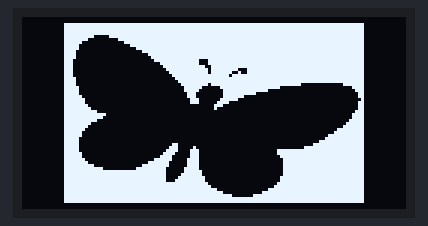
Bench run of a program on a simulated ESP32. Shown: 128×64 one-colour display.

Above: at 0.1 s.

The program:

main.cpp
```cpp
#include <Wire.h>
#include <Adafruit_GFX.h>
#include <Adafruit_SSD1306.h>

// ---- OLED setup ----
#define SCREEN_WIDTH 128
#define SCREEN_HEIGHT 64
#define OLED_ADDR 0x3C

Adafruit_SSD1306 display(SCREEN_WIDTH, SCREEN_HEIGHT, &Wire, -1);

// ---- Butterfly bitmap (100x60px) ----
const unsigned char epd_bitmap_butterflyre [] PROGMEM = {
 	0xff, 0xff, 0xff, 0xff, 0xff, 0xff, 0xff, 0xff, 0xff, 0xff, 0xff, 0xff, 0xf0, 0xff, 0xff, 0xff,
	0xff, 0xff, 0xff, 0xff, 0xff, 0xff, 0xff, 0xff, 0xff, 0xf0, 0xff, 0xff, 0xff, 0xff, 0xff, 0xff,
	0xff, 0xff, 0xff, 0xff, 0xff, 0xff, 0xf0, 0xff, 0xff, 0xff, 0xff, 0xff, 0xff, 0xff, 0xff, 0xff,
	0xff, 0xff, 0xff, 0xf0, 0xff, 0xc1, 0xff, 0xff, 0xff, 0xff, 0xff, 0xff, 0xff, 0xff, 0xff, 0xff,
	0xf0, 0xff, 0x00, 0x3f, 0xff, 0xff, 0xff, 0xff, 0xff, 0xff, 0xff, 0xff, 0xff, 0xf0, 0xfc, 0x00,
	0x0f, 0xff, 0xff, 0xff, 0xff, 0xff, 0xff, 0xff, 0xff, 0xff, 0xf0, 0xf8, 0x00, 0x03, 0xff, 0xff,
	0xff, 0xff, 0xff, 0xff, 0xff, 0xff, 0xff, 0xf0, 0xf8, 0x00, 0x00, 0xff, 0xff, 0xff, 0xff, 0xff,
	0xff, 0xff, 0xff, 0xff, 0xf0, 0xf0, 0x00, 0x00, 0x3f, 0xff, 0xff, 0xff, 0xff, 0xff, 0xff, 0xff,
	0xff, 0xf0, 0xf0, 0x00, 0x00, 0x0f, 0xff, 0xff, 0xff, 0xff, 0xff, 0xff, 0xff, 0xff, 0xf0, 0xf0,
	0x00, 0x00, 0x07, 0xff, 0xff, 0xff, 0xff, 0xff, 0xff, 0xff, 0xff, 0xf0, 0xe0, 0x00, 0x00, 0x03,
	0xff, 0xf8, 0xff, 0xff, 0xff, 0xff, 0xff, 0xff, 0xf0, 0xe0, 0x00, 0x00, 0x00, 0xff, 0xf8, 0xff,
	0xff, 0xff, 0xff, 0xff, 0xff, 0xf0, 0xe0, 0x00, 0x00, 0x00, 0x7f, 0xfe, 0x7f, 0xff, 0xff, 0xff,
	0xff, 0xff, 0xf0, 0xe0, 0x00, 0x00, 0x00, 0x3f, 0xff, 0x7f, 0xc7, 0xff, 0xff, 0xff, 0xff, 0xf0,
	0xe0, 0x00, 0x00, 0x00, 0x1f, 0xff, 0x7f, 0x27, 0xff, 0xff, 0xff, 0xff, 0xf0, 0xe0, 0x00, 0x00,
	0x00, 0x0f, 0xff, 0xfe, 0xff, 0xff, 0xff, 0xff, 0xff, 0xf0, 0xf0, 0x00, 0x00, 0x00, 0x07, 0xff,
	0xff, 0xff, 0xff, 0xff, 0xff, 0xff, 0xf0, 0xf0, 0x00, 0x00, 0x00, 0x03, 0xff, 0xff, 0xff, 0xff,
	0xff, 0xff, 0xff, 0xf0, 0xf0, 0x00, 0x00, 0x00, 0x01, 0xff, 0x7f, 0xff, 0xff, 0xfe, 0x00, 0x07,
	0xf0, 0xf8, 0x00, 0x00, 0x00, 0x00, 0xfc, 0x0f, 0xff, 0xff, 0x00, 0x00, 0x00, 0xf0, 0xf8, 0x00,
	0x00, 0x00, 0x00, 0xf8, 0x07, 0xff, 0xf0, 0x00, 0x00, 0x00, 0x70, 0xf8, 0x00, 0x00, 0x00, 0x00,
	0x70, 0x07, 0xff, 0x00, 0x00, 0x00, 0x00, 0x30, 0xfc, 0x00, 0x00, 0x00, 0x00, 0x70, 0x07, 0xf0,
	0x00, 0x00, 0x00, 0x00, 0x30, 0xfe, 0x00, 0x00, 0x00, 0x00, 0x38, 0x0f, 0xc0, 0x00, 0x00, 0x00,
	0x00, 0x10, 0xfe, 0x00, 0x00, 0x00, 0x00, 0x38, 0x1e, 0x00, 0x00, 0x00, 0x00, 0x00, 0x30, 0xff,
	0x00, 0x00, 0x00, 0x00, 0x00, 0x38, 0x00, 0x00, 0x00, 0x00, 0x00, 0x30, 0xff, 0x80, 0x00, 0x00,
	0x00, 0x00, 0x20, 0x00, 0x00, 0x00, 0x00, 0x00, 0x30, 0xff, 0xe0, 0x00, 0x00, 0x00, 0x00, 0x00,
	0x00, 0x00, 0x00, 0x00, 0x00, 0x70, 0xff, 0xfc, 0x00, 0x00, 0x00, 0x00, 0x00, 0x00, 0x00, 0x00,
	0x00, 0x00, 0xf0, 0xff, 0xf8, 0x00, 0x00, 0x00, 0x00, 0x00, 0x00, 0x00, 0x00, 0x00, 0x00, 0xf0,
	0xff, 0xe0, 0x00, 0x00, 0x00, 0x00, 0x00, 0x00, 0x00, 0x00, 0x00, 0x01, 0xf0, 0xff, 0x80, 0x00,
	0x00, 0x00, 0x00, 0x00, 0x00, 0x00, 0x00, 0x00, 0x03, 0xf0, 0xff, 0x00, 0x00, 0x00, 0x00, 0x00,
	0x00, 0x00, 0x00, 0x00, 0x00, 0x07, 0xf0, 0xfe, 0x00, 0x00, 0x00, 0x00, 0x00, 0x00, 0x00, 0x00,
	0x00, 0x00, 0x1f, 0xf0, 0xfc, 0x00, 0x00, 0x00, 0x00, 0x00, 0x00, 0x00, 0x00, 0x00, 0x00, 0x3f,
	0xf0, 0xfc, 0x00, 0x00, 0x00, 0x00, 0x00, 0x00, 0x00, 0x00, 0x00, 0x00, 0xff, 0xf0, 0xf8, 0x00,
	0x00, 0x00, 0x00, 0x00, 0x00, 0x00, 0x00, 0x00, 0x01, 0xff, 0xf0, 0xf8, 0x00, 0x00, 0x00, 0x00,
	0x00, 0x00, 0x00, 0x00, 0x00, 0x07, 0xff, 0xf0, 0xf8, 0x00, 0x00, 0x00, 0x0c, 0x00, 0x00, 0x00,
	0x00, 0x00, 0x1f, 0xff, 0xf0, 0xf8, 0x00, 0x00, 0x00, 0x1c, 0x10, 0x00, 0x00, 0x00, 0x00, 0xff,
	0xff, 0xf0, 0xf8, 0x00, 0x00, 0x00, 0x3c, 0x38, 0x00, 0x00, 0x01, 0xff, 0xff, 0xff, 0xf0, 0xfc,
	0x00, 0x00, 0x00, 0x78, 0x38, 0x00, 0x00, 0x01, 0xff, 0xff, 0xff, 0xf0, 0xfc, 0x00, 0x00, 0x00,
	0xf0, 0x38, 0x00, 0x00, 0x00, 0xff, 0xff, 0xff, 0xf0, 0xfe, 0x00, 0x00, 0x03, 0xf0, 0x78, 0x00,
	0x00, 0x00, 0x7f, 0xff, 0xff, 0xf0, 0xff, 0x00, 0x00, 0x0f, 0xe0, 0x78, 0x00, 0x00, 0x00, 0x7f,
	0xff, 0xff, 0xf0, 0xff, 0xc0, 0x00, 0x3f, 0xe0, 0x78, 0x00, 0x00, 0x00, 0x7f, 0xff, 0xff, 0xf0,
	0xff, 0xf8, 0x00, 0xff, 0xc0, 0xf8, 0x00, 0x00, 0x00, 0x7f, 0xff, 0xff, 0xf0, 0xff, 0xff, 0xff,
	0xff, 0xc0, 0xfc, 0x00, 0x00, 0x00, 0x7f, 0xff, 0xff, 0xf0, 0xff, 0xff, 0xff, 0xff, 0xc1, 0xfc,
	0x00, 0x00, 0x00, 0x7f, 0xff, 0xff, 0xf0, 0xff, 0xff, 0xff, 0xff, 0xc3, 0xfe, 0x00, 0x00, 0x00,
	0xff, 0xff, 0xff, 0xf0, 0xff, 0xff, 0xff, 0xff, 0xc7, 0xfe, 0x00, 0x00, 0x00, 0xff, 0xff, 0xff,
	0xf0, 0xff, 0xff, 0xff, 0xff, 0xff, 0xff, 0x00, 0x00, 0x01, 0xff, 0xff, 0xff, 0xf0, 0xff, 0xff,
	0xff, 0xff, 0xff, 0xff, 0x80, 0x00, 0x03, 0xff, 0xff, 0xff, 0xf0, 0xff, 0xff, 0xff, 0xff, 0xff,
	0xff, 0xe0, 0x00, 0x0f, 0xff, 0xff, 0xff, 0xf0, 0xff, 0xff, 0xff, 0xff, 0xff, 0xff, 0xf8, 0x00,
	0x3f, 0xff, 0xff, 0xff, 0xf0, 0xff, 0xff, 0xff, 0xff, 0xff, 0xff, 0xff, 0x01, 0xff, 0xff, 0xff,
	0xff, 0xf0, 0xff, 0xff, 0xff, 0xff, 0xff, 0xff, 0xff, 0xff, 0xff, 0xff, 0xff, 0xff, 0xf0, 0xff,
	0xff, 0xff, 0xff, 0xff, 0xff, 0xff, 0xff, 0xff, 0xff, 0xff, 0xff, 0xf0
};

void setup() {
  Wire.begin(21, 22);  // ESP32 I2C pins (SDA=21, SCL=22)

  if (!display.begin(SSD1306_SWITCHCAPVCC, OLED_ADDR)) {
    for (;;);
  }

  display.clearDisplay();

  // Center the 100x60 bitmap horizontally on 128x64 screen
  int x = (SCREEN_WIDTH - 100) / 2;
  int y = (SCREEN_HEIGHT - 60) / 2;

  display.drawBitmap(x, y, epd_bitmap_butterflyre, 100, 60, SSD1306_WHITE);
  display.display();
}

void loop()
{

}
```
